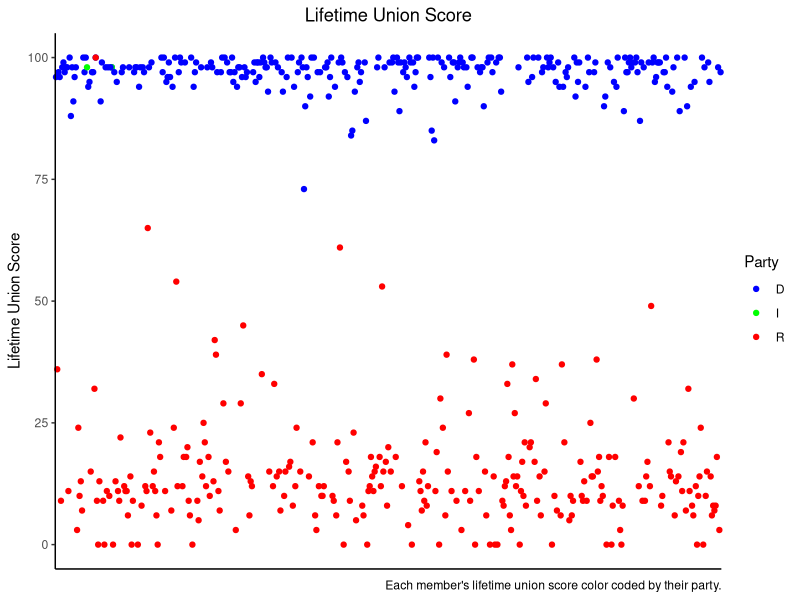
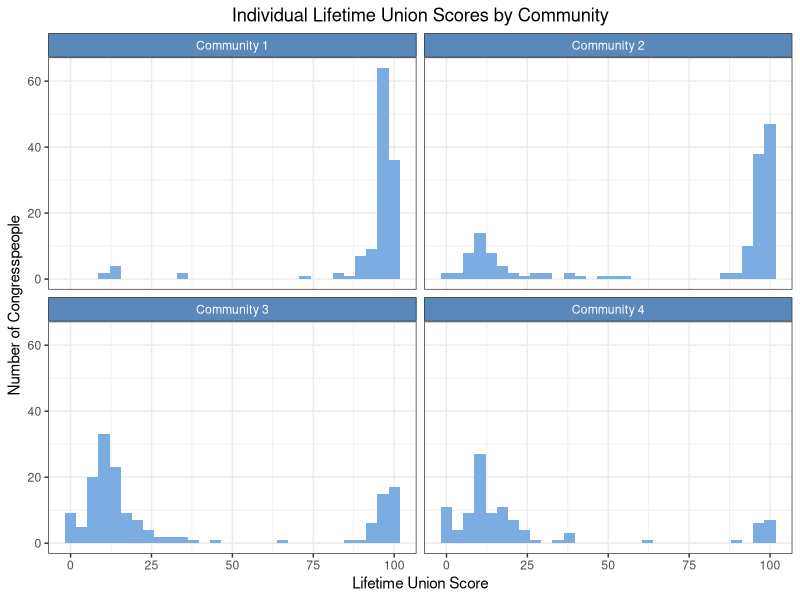
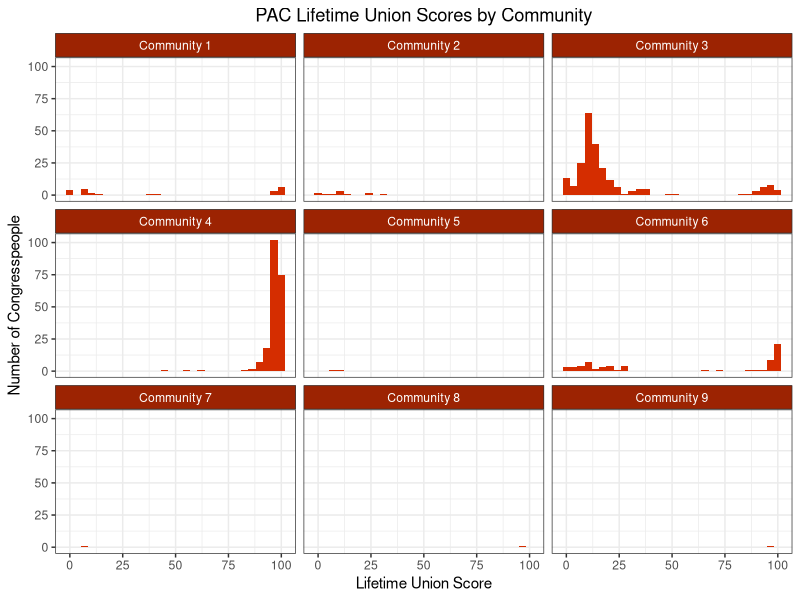
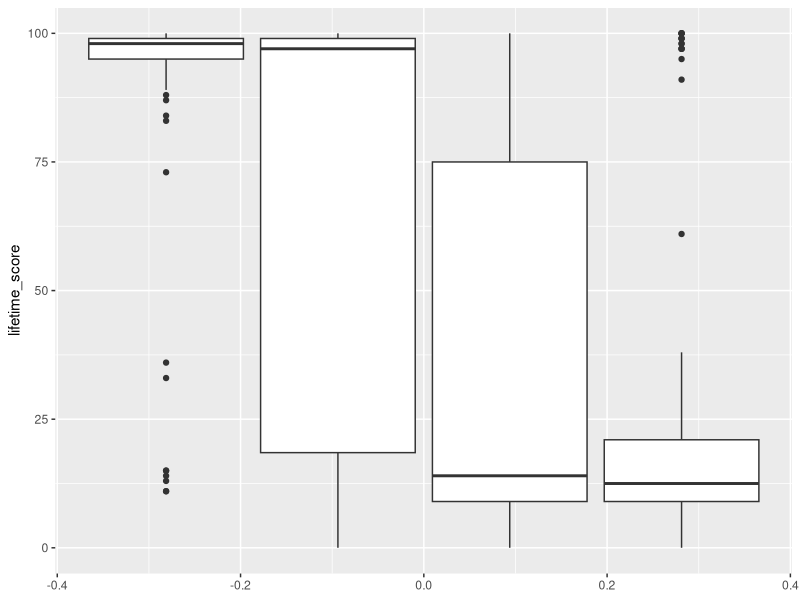
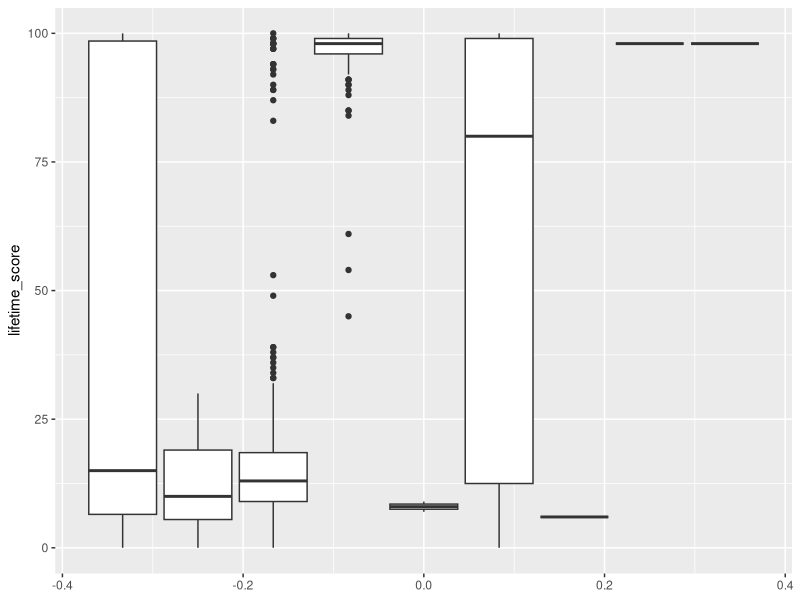
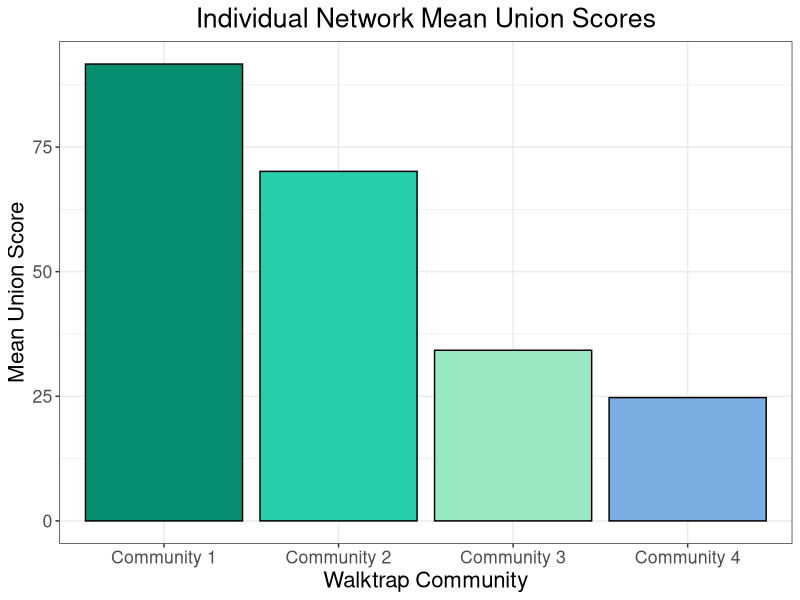
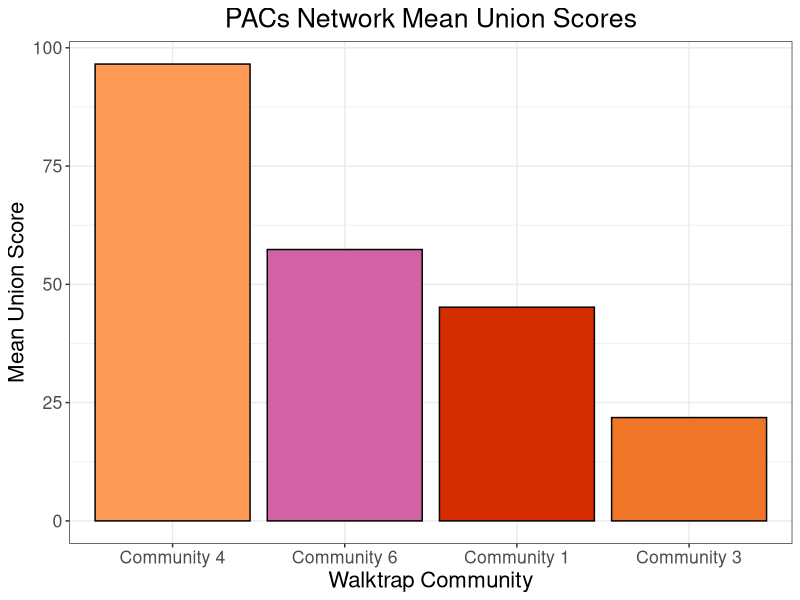

Here is the R script that generated these plots, in order:
## ---- chunk 1

cold_colors <- c("#078D70", "#26CEAA", "#98E8C1", "#7BADE2")
warm_colors <- c("#D52D00", "#EF7627", "#FF9A56", "#D162A4")
library(tidyverse)
library(ggplot2)
individuals = read_csv("./individual_communities_and_scores.csv")
pacs = read_csv("./pac_communities_and_scores.csv")
individuals = individuals %>% 
  mutate(party = str_sub(congresspeople, -2, -2)) %>% 
  mutate(community = paste("Community", community))

individuals = individuals %>% 
  drop_na() %>% 
  rename(score = score1) %>% 
  rename(lifetime_score = lifetime_score1)

pacs = pacs %>% 
  drop_na() %>% 
  rename(score = score1) %>% 
  rename(lifetime_score = lifetime_score1) %>% 
  mutate(community = paste("Community", community))

## ---- chunk 2
ggplot(individuals, mapping = aes(x = name, y = lifetime_score, color = party))+
  theme_classic()+
  geom_point() +
  coord_cartesian(clip = "off")+
  scale_color_manual(breaks = c("D", "I", "R"), 
                    values = c("blue", "green", "red")) + ##D64045 #20BF55
  labs(title = "Lifetime Union Score",
       caption = "Each member's lifetime union score color coded by their party.",
       y = "Lifetime Union Score")+
  guides(color = guide_legend(title = "Party"))+
  theme(axis.title.x = element_blank(),
        axis.ticks.x = element_blank(),
        axis.text.x = element_blank(),
        plot.title = element_text(hjust=0.5))
  
## ---- chunk 3
ggplot(individuals, mapping = aes(x = lifetime_score))+
  theme_bw()+
  geom_histogram(fill="#7BADE2")+
  ggtitle("Individual Lifetime Union Scores by Community")+
  labs(y = "Number of Congresspeople", x = "Lifetime Union Score")+
  theme(plot.title = element_text(hjust=0.5),
        strip.background =element_rect(fill="#5988ba"),
        strip.text = element_text(colour = 'white'))+
  facet_wrap(~community)
## ---- chunk 4
ggplot(pacs, mapping = aes(x = lifetime_score))+
  theme_bw()+
  geom_histogram(fill=warm_colors[1])+
  ggtitle("PAC Lifetime Union Scores by Community")+
  labs(y = "Number of Congresspeople", x = "Lifetime Union Score")+
  theme(plot.title = element_text(hjust=0.5),
        strip.background =element_rect(fill="#9c2302"),
        strip.text = element_text(colour = 'white'))+
  facet_wrap(~community)

## ---- chunk 5
ggplot(individuals, mapping = aes(group = community, y = lifetime_score))+
  geom_boxplot()
## ---- chunk 6
ggplot(pacs, mapping = aes(group = community, y = lifetime_score))+
  geom_boxplot()

## ---- chunk 7
individual_means = individuals %>% 
  group_by(community) %>% 
  summarize(community_mean = mean(lifetime_score))

  ggplot(individual_means, mapping = aes(x = reorder(community, -community_mean), y = community_mean, fill = community))+
    theme_bw()+
    theme(plot.title = element_text(hjust=0.5),
          text=element_text(size=16, family="sans"))+
    scale_fill_manual(values=cold_colors)+
    ggtitle("Individual Network Mean Union Scores")+
    labs(y = "Mean Union Score", x = "Walktrap Community")+
    geom_bar(stat="identity", show.legend = FALSE, color="black")
## ---- chunk 8
individual_anova = aov(lifetime_score ~ community, data = individuals)
summary(individual_anova)

## ---- chunk 9
pacs = pacs %>% 
  group_by(community) %>%
  filter(community != "Community 5") %>%
  filter(community != "Community 2") %>% 
  filter(community != "Community 7") %>% 
  filter(community != "Community 8") %>%
  filter(community != "Community 9") 

pacs_means = pacs %>% 
  summarize(community_mean = mean(lifetime_score))

ggplot(pacs_means, mapping = aes(x = reorder(community, -community_mean), y = community_mean, fill = community))+
  theme_bw()+
  theme(plot.title = element_text(hjust=0.5),
        text=element_text(size=16,  family="sans"))+
  scale_fill_manual(values=warm_colors)+
  ggtitle("PACs Network Mean Union Scores")+
  labs(y = "Mean Union Score", x = "Walktrap Community")+
  geom_bar(stat="identity", show.legend = FALSE, color="black")

## ---- chunk 10
pacs_anova = aov(lifetime_score ~ community, data = pacs)
summary(individual_anova)
